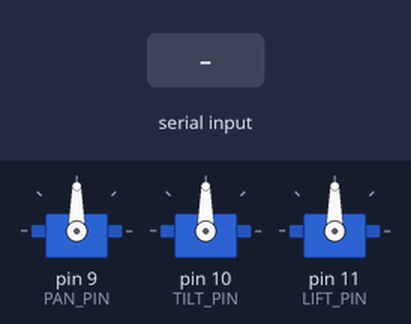
A sketch run on a simulated Arduino Uno, built with avr-gcc and run on an emulated ATmega328P. Shown: 3 × servo. Inputs (shaded band) come from the test bench.

Above: at 1.2 s.
1.3 s: "90,45\n" received over Serial
At 2.1 s:
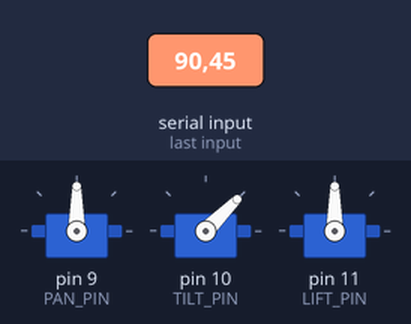
2.8 s: "30,150\n" received over Serial
At 3.3 s:
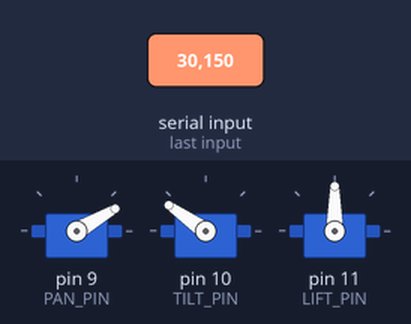
Timing chart, 0 to 5.8 s (numbered marks = the images above; inputs shaded):
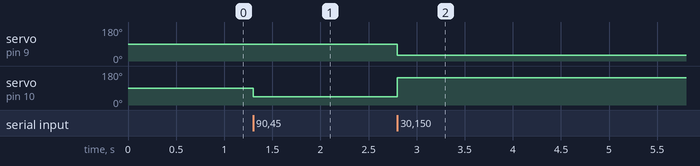

The sketch:

monitor_arm.ino
```cpp
#include <Servo.h>

Servo panServo;
Servo tiltServo;
Servo liftServo;

const int PAN_PIN = 9;
const int TILT_PIN = 10;
const int LIFT_PIN = 11;

int panAngle = 90;
int tiltAngle = 90;
int liftAngle = 90;

void setup()
{
  Serial.begin(115200);

  panServo.attach(PAN_PIN);
  tiltServo.attach(TILT_PIN);
  liftServo.attach(LIFT_PIN);

  panServo.write(panAngle);
  tiltServo.write(tiltAngle);
  liftServo.write(liftAngle);
}

// Parses the next comma-separated field. Returns -1 when there is no field.
int nextField(const String &line, int from, int &value)
{
  if (from < 0 || from >= (int)line.length())
  {
    return -1;
  }
  int comma = line.indexOf(',', from);
  String token = comma == -1 ? line.substring(from) : line.substring(from, comma);
  token.trim();
  value = token.toInt();
  return comma;
}

void loop()
{
  if (Serial.available())
  {
    String line = Serial.readStringUntil('\n');
    line.trim();

    int pan = 0;
    int tilt = 0;
    int lift = 0;

    int c1 = nextField(line, 0, pan);
    if (c1 > 0)
    {
      int c2 = nextField(line, c1 + 1, tilt);
      if (c2 > 0)
      {
        nextField(line, c2 + 1, lift);
        liftAngle = constrain(lift, 10, 170);
      }

      panAngle = constrain(pan, 10, 170);
      tiltAngle = constrain(tilt, 35, 145);

      panServo.write(panAngle);
      tiltServo.write(tiltAngle);
      liftServo.write(liftAngle);
    }
  }
}
```

Measured:
- after the input at 1.3 s, servo on pin 10 (TILT_PIN): 90° → 45° at once
- after the input at 2.8 s, servo on pin 9 (PAN_PIN): 90° → 30° at once; servo on pin 10 (TILT_PIN): 45° → 145° at once
